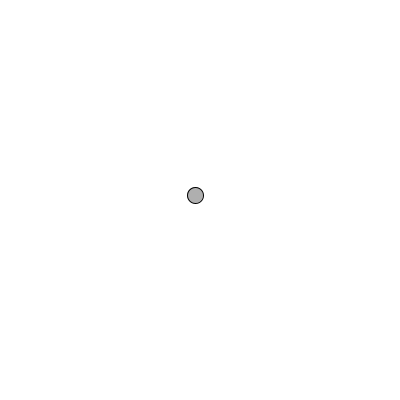
Frame 1 (no input)
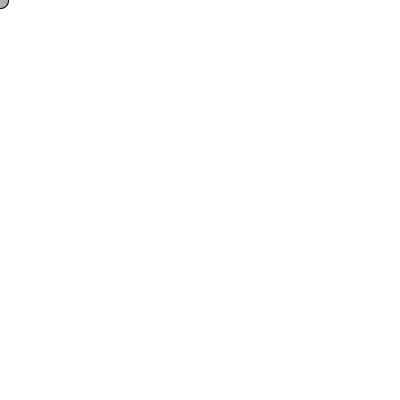
Frame 60 (the mouse pressed at the canvas centre just before this capture)
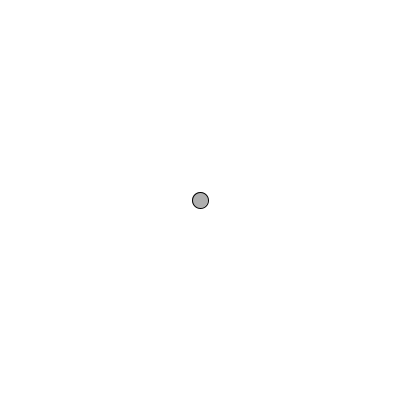
Frame 120 (the mouse held since frame 60 and released just before this capture)

The Processing sketch that drew these frames (run headless with seeded random() and noise(); from frame 60 on, the mouse is pressed at the canvas centre):

// Processing sketch: s07_moving_particle_acc2mouse
// ── s07_moving_particle_acc2mouse.pde
MovingParticle_Acc2Mouse mpart;

void setup() {
  size(400, 400);
  smooth();
  mpart = new MovingParticle_Acc2Mouse(0,0, 0,0);
}


void draw() {
background(255);

mpart.update();
mpart.display();
}

// ── MovingParticle_Acc2Mouse.pde
class MovingParticle_Acc2Mouse{
  PVector position;
  PVector velocity;
  PVector acceleration;
  
  float MAX_VELOCITY = 7;
  
  
  MovingParticle_Acc2Mouse(float vel_x, float vel_y, float acc_x, float acc_y){
    position = new PVector(width/2, height/2);
    velocity = new PVector(vel_x, vel_y);
    acceleration = new PVector(acc_x, acc_y);
  }
  
  void update(){
    PVector mouse = new PVector(mouseX, mouseY);
    mouse.sub(position);
    mouse.mult(0.1);
    acceleration = mouse;
    
    velocity.add(acceleration);
    velocity.limit(MAX_VELOCITY);
    position.add(velocity);
  }
  
  
  void display(){
    stroke(0);
    fill(175);
    ellipse(position.x, position.y, 16,16);
  }
}
